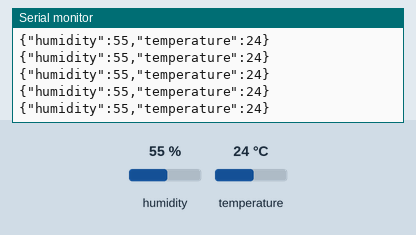
This sketch was run on a simulated Arduino Uno, built for the host (arithmetic inside an expression is 32-bit, double 64-bit). Parts: the last lines printed to the serial monitor. The inputs (shaded band) are chosen by the test bench; at power-on: humidity 55 %, temperature 24 °C.

Above: at 2.8 s.
2.9 s: humidity set to 22 %
At 4.07 s:
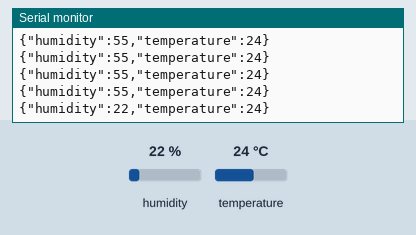
8.9 s: temperature set to 12 °C
At 12.14 s:
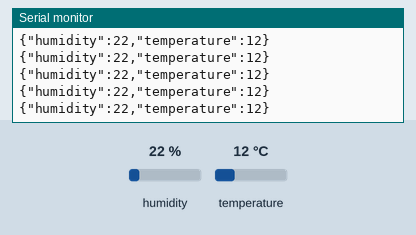
14.9 s: humidity set to 40 %
At 20.21 s:
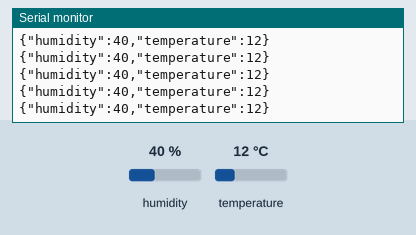
Timing chart, 0 to 21.7 s (numbered marks = the images above; inputs shaded):
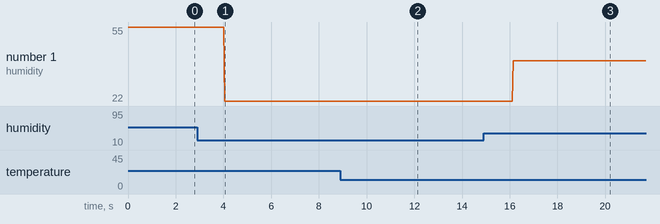

The sketch:

DHT22_json.ino
```cpp
#include "DHT.h"
#include <ArduinoJson.h>

#define DHTPIN 9
#define DHTTYPE DHT22 //DHT11, DHT21, DHT22

DHT dht(DHTPIN, DHTTYPE);


void send_float (float arg)
{
  // get access to the float as a byte-array:
  byte * data = (byte *) &arg;

  // write the data to the serial
  Serial.write (data, sizeof (arg));
  Serial.println();
}

void setup()
{
  Serial.begin(9600);
  //Serial.println("DHT22 - Test!");

  dht.begin();
}

void loop()
{
  float h = dht.readHumidity();     //Luftfeuchte auslesen
  float t = dht.readTemperature();  //Temperatur auslesen


  // Prüfen ob eine gültige Zahl zurückgegeben wird. Wenn NaN (not a number) zurückgegeben wird, dann Fehler ausgeben.
  if (isnan(t) || isnan(h))
  {
    Serial.println("DHT22 konnte nicht ausgelesen werden");
  }
  else
  {
    StaticJsonBuffer<200> jsonBuffer;
    JsonObject& root = jsonBuffer.createObject();
    root["humidity"] = h;
    root["temperature"] = t;
    root.printTo(Serial);
//    Serial.write((const char *)&h, sizeof(float)/*4*/);
//    Serial.write((const char *)&t, sizeof(float)/*4*/);
    Serial.println();


  }
}
```

Measured:
- after the input at 2.9 s, the serial monitor: prints a new line after 1.1 s (image 1)
- after the input at 8.9 s, the serial monitor: prints a new line after 1.2 s (image 2)
- after the input at 14.9 s, the serial monitor: prints a new line after 1.3 s (image 3)
- plotted number 1: 55 → 22 after the input at 2.9 s, 22 → 40 after the input at 14.9 s
